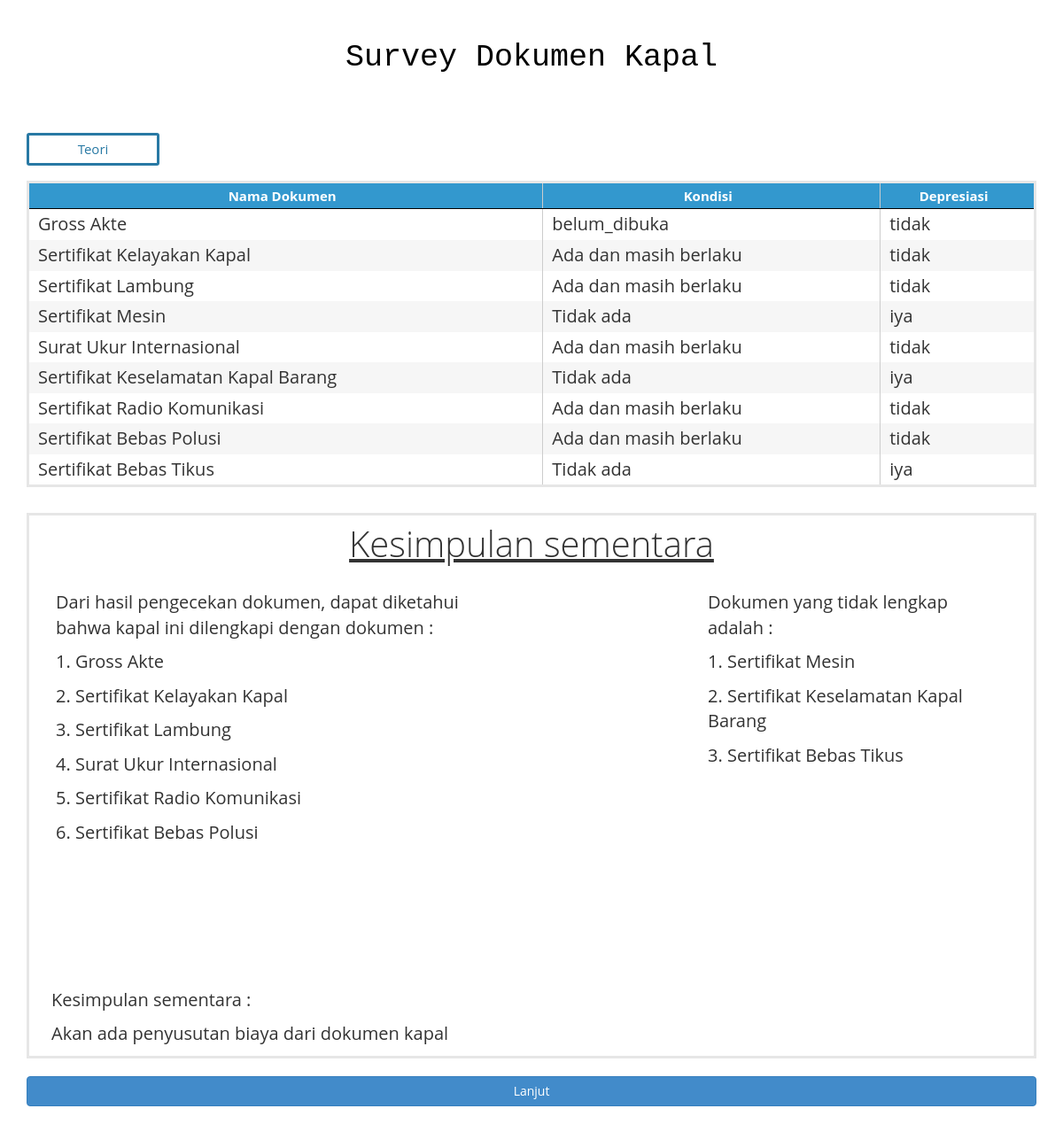
The app's page /home/survey_dokumen_kapal with its own data.
### tables this page shows
CREATE TABLE `survey_dokumen` (
  `id` int(11) NOT NULL,
  `Nama_Dokumen` varchar(50) NOT NULL,
  `Kondisi_Dokumen` varchar(50) NOT NULL,
  `Depresiasi_Dokumen` varchar(20) NOT NULL,
  PRIMARY KEY (`id`)
);

### application/controllers/home.php (called while the page is built, shortened)
<?php
class Home extends CI_Controller {
	public function survey_dokumen_kapal()
	{
		$this->load->model("data");
		$this->load->view('surveykapal/survey_dokumen_kapal');
	}
}

### index.php (called while the page is built, shortened)
<?php
require_once BASEPATH.'core/CodeIgniter.php';

### application/views/surveykapal/survey_dokumen_kapal.php (the view, shortened to what this page needs)
<!DOCTYPE html>
<html lang="en">
<head>
    <link href="<?php echo base_url(); ?>assets/blocks/css/bootstrap.css" rel="stylesheet">
    <link href="<?php echo base_url(); ?>assets/blocks/css/main.css" rel="stylesheet">
    <link href="<?php echo base_url(); ?>assets/blocks/css/table.css" rel="stylesheet">
</head>
<body style="font-size:20px;">
  	<div class="container">
	<div class="row">
		<div class="col-sm-12 col-lg-12">
			<div class="judul-konten">
				<p>Survey Dokumen Kapal</p>
			</div>
			<a href="<?php echo base_url(); ?>home/teori1" class="rekap">Teori</a>
			  <table class="display">
	          <thead>
	            <tr>
	              <th>Nama Dokumen</th>
	              <th>Kondisi</th>
	              <th>Depresiasi</th>
	            </tr>
	          </thead>
	          <tbody>
	          <?php
	          for ($id=1; $id<=9 ; $id++) {
	          	$row = $this->db->get_where('survey_dokumen', array('id' => $id))->row();
	          	if ($id%2==0) {
	          		$class="even";
	          	}
	          	else{
	          		$class="odd";
	          	}
	          	echo "<tr class='".$class."'>"."<td>".$row->Nama_Dokumen."</td>";
	          	echo "<td>".$row->Kondisi_Dokumen."</td>";
	          	echo "<td>".$row->Depresiasi_Dokumen."</td></tr>";
				}
	          ?>
	          </tbody>
	         </table>
			 <br>
			 <div style="border:3px;border-style:solid;border-color:#E6E6E6;margin-bottom:20px;">
			 <div class="col-sm-12" >
			 <h4 style="text-decoration:underline;text-align:center;margin-bottom:30px;font-size:40px;">Kesimpulan sementara </h4>
				<div class="col-sm-6" style="float:left;">
					 <p>Dari hasil pengecekan dokumen, dapat diketahui bahwa kapal ini dilengkapi dengan dokumen :</p>
					<?php
					$no=0;
					$query = $this->db->get_where('survey_dokumen', array('Depresiasi_Dokumen' => "tidak"));
					foreach ($query->result() as $row){
					   echo "<p>".++$no.". ".$row->Nama_Dokumen."</p>";
					}
					?>
				</div>
				<div class="col-sm-4" style="float:right;">
					<p>Dokumen yang tidak lengkap adalah :</p>
				 	<?php
					$no=0;
					$query = $this->db->get_where('survey_dokumen', array('Depresiasi_Dokumen' => "iya"));
					foreach ($query->result() as $row){
					   echo "<p>".++$no.". ".$row->Nama_Dokumen."</p>";
					}
					?>
				</div>
			</div>
			<div style="margin-top:450px;padding-left:25px;">
			<br>
			<p>Kesimpulan sementara :</p>
			<?php
			$row = $this->db->get_where('survey_dokumen', array('id' => 1))->row();
			$result = strcmp($row->Depresiasi_Dokumen, "iya");
			if (!$result) {
				echo "<p>Lebih baik tidak menilai ini karena legalitas kapal tidak bisa dipastikan</p>";
			}
			else if ($no==0) {
				echo "<p>Tidak ada depresiasi/penyusutan</p>";
			}
			else{
				echo "<p>Akan ada penyusutan biaya dari dokumen kapal</p>";
			}
			?>
			</div>
			</div>
			 <a href="<?php echo base_url(); ?>home/survey_kapal_home" class="btn btn-primary col-sm-12" style="margin-bottom:20px;" href="index.html">Lanjut</a>
</body>
</html>

### assets/blocks/css/main.css (style rules this page uses)
body { background:white; font-family: 'Open Sans', sans-serif; }
h3,h4 , h5 { font-family: 'Open Sans', sans-serif; font-weight:lighter; }
a { color: #3398CE; text-decoration: none; }

### assets/blocks/css/table.css (style rules this page uses)
.rekap { text-align:center; display:block; width:150px; font-size: 15px; text-decoration:none; color:#2879A4; padding:5px; background-color:white; border-radius:3px; margin-bottom:17px; border-color: black; border:3px; border-style: solid; font-style: bold; }
body { background-color:white; }
table { border: 3px; border-style: solid; border-color: #E6E6E6; border-radius: 40px; }
table thead tr { background:#3398CE; height: 30px; }
table thead th { border-right: 1px solid #ccc; color: white; font-size: 15px; text-align: center; }
table thead th:last-of-type { border-right: none; }
table tbody { border-top: 1px solid #bbb; border-bottom: 1px solid #bbb; }
table tr.odd { background-color: #fff; }
table tr.even { background-color: #f6f6f6; }
table td { padding: 8px 10px; border-right: 1px solid #ccc; }
.display { width: 100%; }
table.display { margin: 0 auto; clear: both; width: 100%; }
table.display thead th { padding: 3px 18px 3px 10px; border-bottom: 1px solid black; font-weight: bold; cursor: pointer; * cursor: hand; }
table.display td { padding: 3px 10px; }
tr.odd { background-color: #E2E4FF; }
tr.even { background-color: white; }

### records on screen
survey_dokumen: Nama_Dokumen "Gross Akte", Kondisi_Dokumen "belum_dibuka", Depresiasi_Dokumen "tidak"
survey_dokumen: Nama_Dokumen "Sertifikat Kelayakan Kapal", Kondisi_Dokumen "Ada dan masih berlaku", Depresiasi_Dokumen "tidak"
survey_dokumen: Nama_Dokumen "Sertifikat Lambung", Kondisi_Dokumen "Ada dan masih berlaku", Depresiasi_Dokumen "tidak"
survey_dokumen: Nama_Dokumen "Sertifikat Mesin", Kondisi_Dokumen "Tidak ada", Depresiasi_Dokumen "iya"
survey_dokumen: Nama_Dokumen "Surat Ukur Internasional", Kondisi_Dokumen "Ada dan masih berlaku", Depresiasi_Dokumen "tidak"
survey_dokumen: Nama_Dokumen "Sertifikat Keselamatan Kapal Barang", Kondisi_Dokumen "Tidak ada", Depresiasi_Dokumen "iya"
survey_dokumen: Nama_Dokumen "Sertifikat Radio Komunikasi", Kondisi_Dokumen "Ada dan masih berlaku", Depresiasi_Dokumen "tidak"
survey_dokumen: Nama_Dokumen "Sertifikat Bebas Polusi", Kondisi_Dokumen "Ada dan masih berlaku", Depresiasi_Dokumen "tidak"
survey_dokumen: Nama_Dokumen "Sertifikat Bebas Tikus", Kondisi_Dokumen "Tidak ada", Depresiasi_Dokumen "iya"
